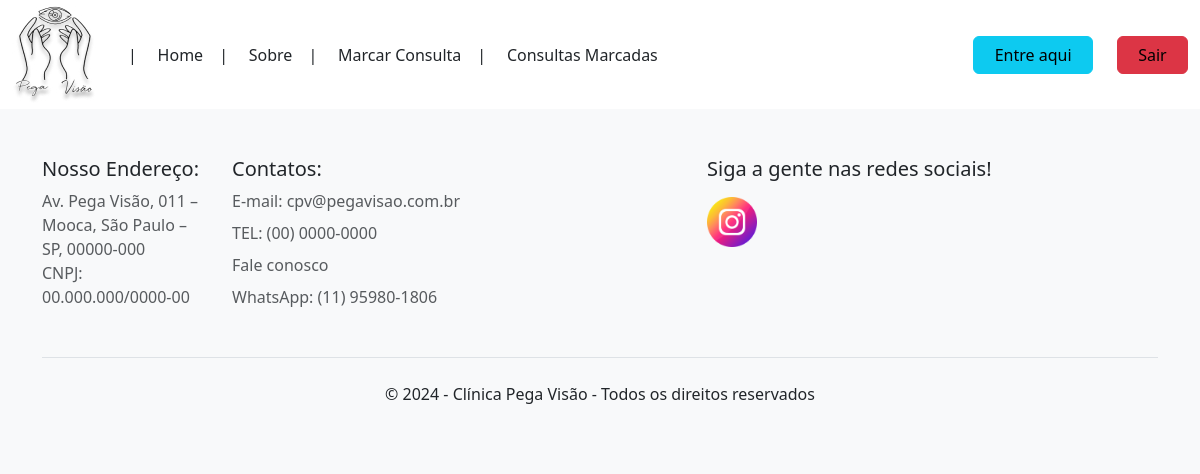
/marcadas/ (signed in), run on an earlier commit of the app's database.
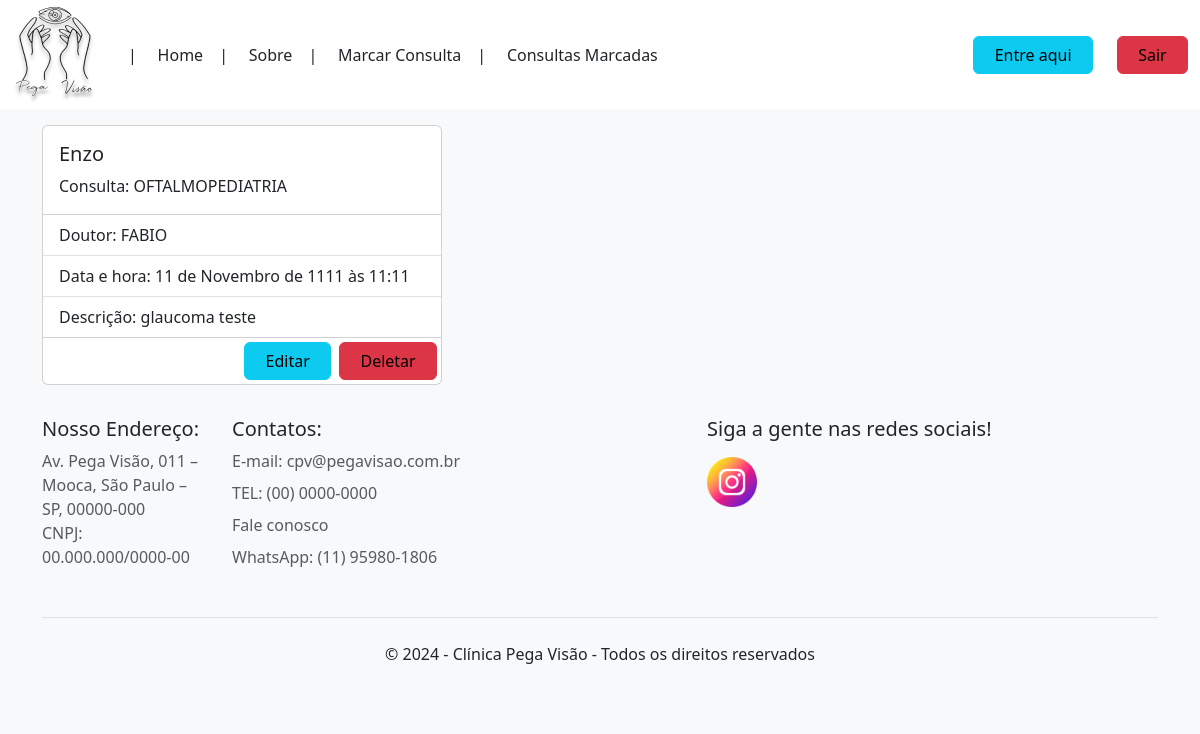
And on a later commit of the database.
### apps/PV/models.py (models this page shows)
class Consultas(models.Model):
    OPCOES_DOUTOR = [
        ("ENZO", "Enzo"),
        ("FABIO", "Fabio"),
        ("NG", "Ng"),
        ("QUALQUER UM", "Qualquer Um")
    ]
    OPCOES_CONSULTA = [
        ("CATARATA", "Catarata"),
        ("CERATOCONE", "Ceratocone"),
        ("CIRURGIA REFRATIVA", "Cirurgia Refrativa"),
        ("CORNEA E CONJUNTIVA", "Cornea e Conjuntiva"),
        ("GLAUCOMA", "Glaucoma"),
        ("LENTES DE CONTATO", "Lentes de Contato"),
        ("LENTES INTRAOCULAR PREMIUM", "Lente Intraocular Premium"),
        ("OFTALMOLOGIA GERAL", "Oftalmologia Geral"),
        ("OFTALMOPEDIATRIA", "Oftalmopediatria"),
        ("PLASTICA OCULAR", "Plastica Ocular"),
    ]
    doutor = models.CharField(max_length=100, choices=OPCOES_DOUTOR, default='QUALQUER UM')
    consulta = models.CharField(max_length=100, choices=OPCOES_CONSULTA, default='')
    descricao = models.TextField(null=True, blank=True)
    status = models.BooleanField(default=True)
    data = models.DateTimeField(default=datetime.now, blank=False)
    usuario = models.ForeignKey(settings.AUTH_USER_MODEL, on_delete=models.CASCADE)

### apps/PV/views.py (the view)
# urls.py: path('marcadas/', marcadas, name='marcadas'),
def marcadas(request):
    form = LoginForms()
    if not request.user.is_authenticated:
        messages.error(request, "Faça login ou realize o cadastro antes de visualizar suas consultas!")
        return redirect ('index')
    user = request.user
    consultas = Consultas.objects.filter(usuario=user)
    return render(request, 'clinica/marcadas.html', {"cards": consultas,'form':form})

### templates/clinica/marcadas.html (shortened to what this page needs)
{% extends 'clinica/base.html' %}
{% load static %}
{% block content %}
  <div class="gap-3 container d-flex flex-wrap  py-3">
    {% if cards %}
      {% for consulta in cards %}
        <div class="card" style="width: 400px;">
          <div class="card-body">
            <h5  class="card-title">{{ consulta.usuario }}</h5>
            <p class="card-text">Consulta: {{ consulta.consulta }}</p>
          </div>
          <ul class="list-group list-group-flush">
            <li class="list-group-item">Doutor: {{ consulta.doutor }}</li>
            <li class="list-group-item">Data e hora: {{ consulta.data }}</li>
            <li class="list-group-item">Descrição: {{ consulta.descricao }}</li>
          </ul>
          <div style="display: flex; justify-content: end;">
            <a href="{% url "editar_consulta" consulta.id %}"><button style="color: #000;" class="btn btn-info m-1" type="button" data-bs-target="#exampleModal">&nbsp; Editar &nbsp;</button></a>
            <a href="{% url "deletar_consulta" consulta.id %}"><button style="color: #000;" class="btn btn-danger m-1" type="button" data-bs-target="#exampleModal">&nbsp; Deletar &nbsp;</button></a>
          </div>
        </div>
      {% endfor %}
    {% endif %}
  </div>
{% endblock %}

What changed in the data, as far as the page shows it:
added Consultas: usuario "Enzo", consulta "OFTALMOPEDIATRIA", doutor "FABIO", data "11 de Novembro de 1111 às 11:11", descricao "glaucoma teste"
